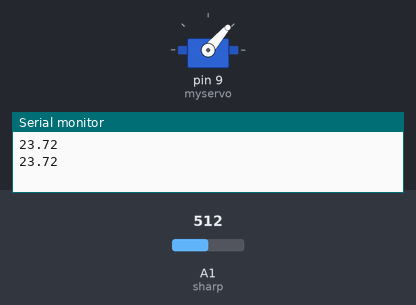
The sketch below on a simulated Arduino Uno, built with avr-gcc and run on an emulated ATmega328P. On the bench: servo, the last lines printed to the serial monitor. The inputs (shaded band) are chosen by the test bench; at power-on: A1 (sharp) = 512.

Above: at 3.5 s.
3.6 s: A1 (sharp) set to 147
At 3.79 s:
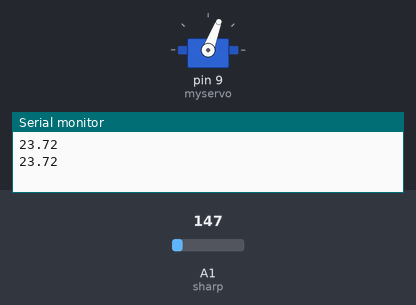
10.9 s: A1 (sharp) set to 139
At 14.1 s:
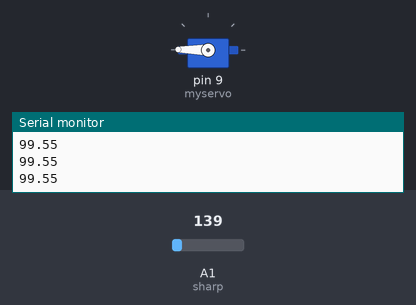
14.5 s: A1 (sharp) set to 190
At 14.66 s:
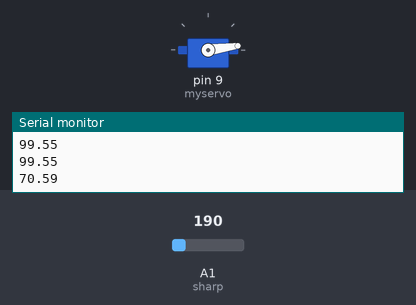
Timing chart, 0 to 24.1 s (numbered marks = the images above; inputs shaded):
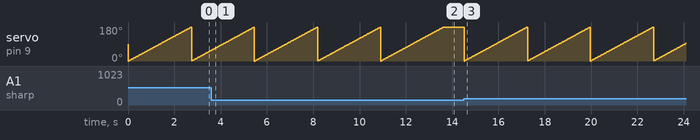

Measured:
- the behaviour switches between 140 and 139 on A1 (sharp) (found by bisection; images 1 and 2)
- after the input at 10.9 s, servo on pin 9 (myservo): goes on until 13.6 s, then stays 179°
- after the input at 14.5 s, servo on pin 9 (myservo): ramps from 0° to 179° and jumps back, once every 2.7 s
- by itself, servo on pin 9 (myservo): ramps from 0° to 179° and jumps back, once every 2.7 s

The sketch:

servosharp.ino
```cpp
/* Skecth Arduino Sensor Sharp Infrarojo
   Este codigo fue tomado de la pagina
   http://luckylarry.co.uk/arduino-projects/arduino-using-a-sharp-ir-sensor-for-distance-calculation/
*/

//  Puerto analogo IN
#include <Servo.h>
int sharp = 1;
Servo myservo;  // crea un objeto tipo servo para controlar el servo

int pos = 0;    // variable para almacenar la posición del servo

void setup()
{
  Serial.begin(9600);
  myservo.attach(9);  // liga el servo conectado en el pin 9 al objeto servo

}

void loop()
{
  //  Esta formula sale de dividir 5v por 1024, para encontrar la distancia
  float volts = analogRead(sharp)*0.0048828125;
  float distance = 65*pow(volts, -1.10);
  Serial.println(distance);
  delay(10);                                     // arbitary wait time.

  if (distance >= 100)
  {
    myservo.write(91);
    delay(15);
  }
  else if (distance <= 99)
  {
     for(pos = 0; pos < 180; pos += 1)  // va de 0 a 180 grados
    {                                  // en pasos de 1 grado
    myservo.write(pos);              // dice al servo que se posicione en la posición indicada por la variable 'pos'
    delay(15);                       // espera 15 ms para dar tiempo al servo a llegar a la nueva posición
    }
  }

}
```
